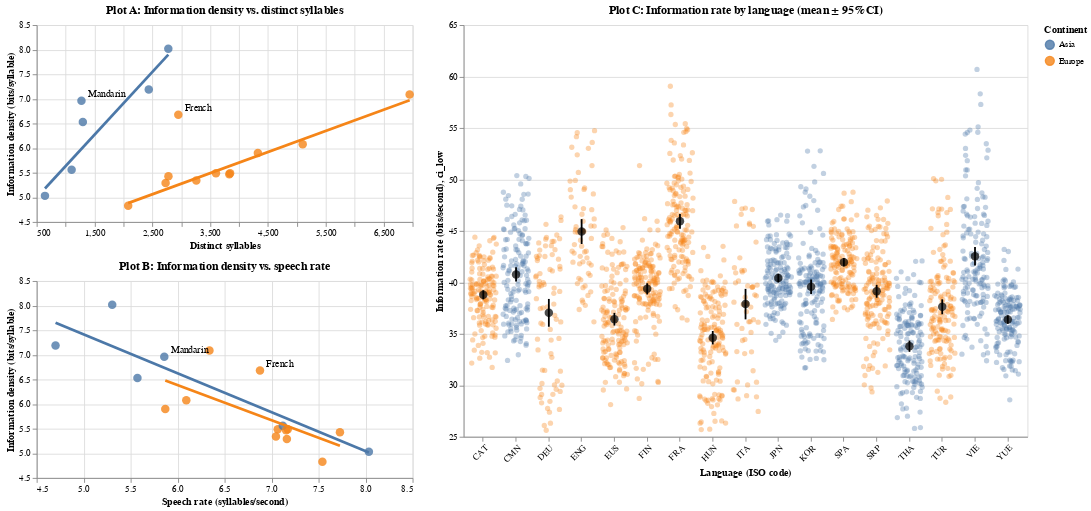

Source (notebook cell):
### Markdown cell above
<div class="alert alert-info" style="color:black">

### Question 5
rubric={accuracy:1,viz:2}
    
    
<h4>Python</h4>
<ol type="1">
<li>Assign each of your previous three plots to a variable name (you don’t have to repeat the code down here, you can assign it in the original cell, just make sure you are still outputting the variable at the end of those cells so that the plots still are displayed after each cell).</li>
<li>Arrange the three plots into a layout with the two scatter plots in a column to the left and mean + CI plot to the right. The overall layout should look even, so make the scatterplots about half the height and two thirds of the width of the mean + CI plot.</li>
<li>Set proper titles where you judge it is needed. Show that you know the proper command to save this as a png file on your local computer.</li>
</ol>
    
</div>

### Code cell
# YOUR ANSWER GOES HERE
#plot A:
plot_a = (colored + trend + labels).properties(
    title="Plot A: Information density vs. distinct syllables",
    width=420,
    height=220
)
plot_a

#plot B
plot_b = (base2 + trend2 + labels2).properties(
    title="Plot B: Information density vs. speech rate",
    width=420,
    height=220
)
plot_b


#plot C:
plot_c = (points + ci_bars + mean_points).properties(
    title="Plot C: Information rate by language (mean ± 95% CI)",
    width=630,
    height=460
)
plot_c

layout = alt.hconcat(
    alt.vconcat(plot_a, plot_b, spacing=10),
    plot_c,
    spacing=20
).resolve_scale(color="shared")  # optional: keep same color legend mapping

layout

#save the graph
layout.save("lab4_plots.png", scale_factor=2)

### Figure 1 — Vega-Lite specification as saved in the notebook (floating-point values rounded to 4 significant figures; data arrays with more than 128 entries replaced by an {"elided": "..."} marker saying what was removed)
{"config": {"view": {"continuousWidth": 300, "continuousHeight": 300}}, "hconcat": [{"vconcat": [{"layer": [{"data": {"name": "data-ab96b737ee5066aa485a2988ea87e093"}, "mark": {"type": "circle", "opacity": 0.8, "size": 90}, "encoding": {"color": {"field": "continent", "title": "Continent", "type": "nominal"}, "tooltip": [{"field": "language", "type": "nominal"}, {"field": "iso_lang", "type": "nominal"}, {"field": "continent", "type": "nominal"}, {"field": "distinct_syllables", "type": "quantitative"}, {"field": "information_density", "type": "quantitative"}], "x": {"field": "distinct_syllables", "scale": {"zero": false}, "title": "Distinct syllables", "type": "quantitative"}, "y": {"field": "information_density", "scale": {"zero": false}, "title": "Information density (bits/syllable)", "type": "quantitative"}}}, {"data": {"name": "data-33919f7344d531acc98090ecbf478117"}, "mark": {"type": "line", "size": 3}, "encoding": {"color": {"field": "continent", "type": "nominal"}, "x": {"field": "distinct_syllables", "scale": {"zero": false}, "type": "quantitative"}, "y": {"field": "information_density", "scale": {"zero": false}, "type": "quantitative"}}, "transform": [{"filter": "(!datum.is_outlier)"}, {"on": "distinct_syllables", "regression": "information_density", "groupby": ["continent"], "method": "linear"}]}, {"data": {"name": "data-13ca013057951dac7e4050fa664f87e9"}, "mark": {"type": "text", "align": "left", "dx": 7, "dy": -7}, "encoding": {"color": {"value": "black"}, "text": {"field": "language", "type": "nominal"}, "x": {"field": "distinct_syllables", "scale": {"zero": false}, "type": "quantitative"}, "y": {"field": "information_density", "scale": {"zero": false}, "type": "quantitative"}}}], "height": 220, "title": "Plot A: Information density vs. distinct syllables", "width": 420}, {"layer": [{"data": {"name": "data-0e93b44f1fcee4704f124f06d1d2adec"}, "mark": {"type": "circle", "opacity": 0.8, "size": 90}, "encoding": {"color": {"field": "continent", "title": "Continent", "type": "nominal"}, "tooltip": [{"field": "language", "type": "nominal"}, {"field": "continent", "type": "nominal"}, {"field": "speech_rate", "type": "quantitative"}, {"field": "information_density", "type": "quantitative"}], "x": {"field": "speech_rate", "scale": {"zero": false}, "title": "Speech rate (syllables/second)", "type": "quantitative"}, "y": {"field": "information_density", "scale": {"zero": false}, "title": "Information density (bits/syllable)", "type": "quantitative"}}}, {"data": {"name": "data-0e93b44f1fcee4704f124f06d1d2adec"}, "mark": {"type": "line", "size": 3}, "encoding": {"color": {"field": "continent", "type": "nominal"}, "x": {"field": "speech_rate", "scale": {"zero": false}, "type": "quantitative"}, "y": {"field": "information_density", "scale": {"zero": false}, "type": "quantitative"}}, "transform": [{"on": "speech_rate", "regression": "information_density", "groupby": ["continent"], "method": "linear"}]}, {"data": {"name": "data-cb716b32398e7ab53b3514c1d4522a0e"}, "mark": {"type": "text", "align": "left", "color": "black", "dx": 7, "dy": -7}, "encoding": {"text": {"field": "language", "type": "nominal"}, "x": {"field": "speech_rate", "scale": {"zero": false}, "type": "quantitative"}, "y": {"field": "information_density", "scale": {"zero": false}, "type": "quantitative"}}}], "height": 220, "title": "Plot B: Information density vs. speech rate", "width": 420}], "spacing": 10}, {"layer": [{"mark": {"type": "circle", "opacity": 0.35, "size": 35}, "encoding": {"color": {"field": "continent", "title": "Continent", "type": "nominal"}, "tooltip": [{"field": "iso_lang", "type": "nominal"}, {"field": "continent", "type": "nominal"}, {"field": "information_rate", "type": "quantitative"}], "x": {"axis": {"labelAngle": -45}, "field": "iso_lang", "sort": {"field": "mean_info_rate", "order": "descending"}, "title": "Language (ISO code)", "type": "nominal"}, "xOffset": {"field": "jitter", "type": "quantitative"}, "y": {"field": "information_rate", "scale": {"zero": false}, "title": "Information rate (bits/second)", "type": "quantitative"}}, "transform": [{"joinaggregate": [{"op": "mean", "field": "information_rate", "as": "mean_info_rate"}], "groupby": ["iso_lang"]}, {"calculate": "(random()-0.5)*0.6", "as": "jitter"}]}, {"mark": {"type": "errorbar", "color": "black", "thickness": 2}, "encoding": {"x": {"axis": {"labelAngle": -45}, "field": "iso_lang", "sort": {"field": "mean", "order": "descending"}, "type": "nominal"}, "y": {"field": "ci_low", "type": "quantitative"}, "y2": {"field": "ci_high"}}, "transform": [{"aggregate": [{"op": "mean", "field": "information_rate", "as": "mean"}, {"op": "stdev", "field": "information_rate", "as": "sd"}, {"op": "count", "as": "n"}], "groupby": ["iso_lang", "continent"]}, {"calculate": "datum.sd / sqrt(datum.n)", "as": "se"}, {"calculate": "1.96 * datum.se", "as": "ci"}, {"calculate": "datum.mean - datum.ci", "as": "ci_low"}, {"calculate": "datum.mean + datum.ci", "as": "ci_high"}]}, {"mark": {"type": "point", "color": "black", "filled": true, "size": 90}, "encoding": {"x": {"axis": {"labelAngle": -45}, "field": "iso_lang", "sort": {"field": "mean", "order": "descending"}, "type": "nominal"}, "y": {"field": "mean", "type": "quantitative"}}, "transform": [{"aggregate": [{"op": "mean", "field": "information_rate", "as": "mean"}, {"op": "stdev", "field": "information_rate", "as": "sd"}, {"op": "count", "as": "n"}], "groupby": ["iso_lang", "continent"]}, {"calculate": "datum.sd / sqrt(datum.n)", "as": "se"}, {"calculate": "1.96 * datum.se", "as": "ci"}, {"calculate": "datum.mean - datum.ci", "as": "ci_low"}, {"calculate": "datum.mean + datum.ci", "as": "ci_high"}]}], "data": {"name": "data-f20cce0a8edba367166daa80036af4e4"}, "height": 460, "title": "Plot C: Information rate by language (mean ± 95% CI)", "width": 630}], "resolve": {"scale": {"color": "shared"}}, "spacing": 20, "$schema": "https://vega.github.io/schema/vega-lite/v6.1.0.json", "datasets": {"data-ab96b737ee5066aa485a2988ea87e093": [{"iso_lang": "CAT", "language": "Catalan", "information_density": 5.49, "distinct_syllables": 3600, "continent": "Europe"}, {"iso_lang": "CMN", "language": "Mandarin", "information_density": 6.96, "distinct_syllables": 1274, "continent": "Asia"}, {"iso_lang": "DEU", "language": "German", "information_density": 6.08, "distinct_syllables": 5100, "continent": "Europe"}, {"iso_lang": "ENG", "language": "English", "information_density": 7.09, "distinct_syllables": 6949, "continent": "Europe"}, {"iso_lang": "EUS", "language": "Basque", "information_density": 4.83, "distinct_syllables": 2082, "continent": "Europe"}, {"iso_lang": "FIN", "language": "Finnish", "information_density": 5.49, "distinct_syllables": 3844, "continent": "Europe"}, {"iso_lang": "FRA", "language": "French", "information_density": 6.68, "distinct_syllables": 2949, "continent": "Europe"}, {"iso_lang": "HUN", "language": "Hungarian", "information_density": 5.9, "distinct_syllables": 4325, "continent": "Europe"}, {"iso_lang": "ITA", "language": "Italian", "information_density": 5.29, "distinct_syllables": 2729, "continent": "Europe"}, {"iso_lang": "JPN", "language": "Japanese", "information_density": 5.03, "distinct_syllables": 643, "continent": "Asia"}, {"iso_lang": "KOR", "language": "Korean", "information_density": 5.56, "distinct_syllables": 1104, "continent": "Asia"}, {"iso_lang": "SPA", "language": "Spanish", "information_density": 5.43, "distinct_syllables": 2778, "continent": "Europe"}, {"iso_lang": "SRP", "language": "Serbian", "information_density": 5.47, "distinct_syllables": 3831, "continent": "Europe"}, {"iso_lang": "THA", "language": "Thai", "information_density": 7.19, "distinct_syllables": 2438, "continent": "Asia"}, {"iso_lang": "TUR", "language": "Turkish", "information_density": 5.34, "distinct_syllables": 3260, "continent": "Europe"}, {"iso_lang": "VIE", "language": "Vietnamese", "information_density": 8.02, "distinct_syllables": 2776, "continent": "Asia"}, {"iso_lang": "YUE", "language": "Cantonese", "information_density": 6.53, "distinct_syllables": 1298, "continent": "Asia"}], "data-33919f7344d531acc98090ecbf478117": [{"iso_lang": "CMN", "language": "Mandarin", "information_density": 6.96, "distinct_syllables": 1274, "continent": "Asia", "resid": 0.7849, "abs_resid": 0.7849, "is_outlier": true}, {"iso_lang": "JPN", "language": "Japanese", "information_density": 5.03, "distinct_syllables": 643, "continent": "Asia", "resid": -0.397, "abs_resid": 0.397, "is_outlier": false}, {"iso_lang": "KOR", "language": "Korean", "information_density": 5.56, "distinct_syllables": 1104, "continent": "Asia", "resid": -0.4135, "abs_resid": 0.4135, "is_outlier": false}, {"iso_lang": "THA", "language": "Thai", "information_density": 7.19, "distinct_syllables": 2438, "continent": "Asia", "resid": -0.3651, "abs_resid": 0.3651, "is_outlier": false}, {"iso_lang": "VIE", "language": "Vietnamese", "information_density": 8.02, "distinct_syllables": 2776, "continent": "Asia", "resid": 0.06416, "abs_resid": 0.06416, "is_outlier": false}, {"iso_lang": "YUE", "language": "Cantonese", "information_density": 6.53, "distinct_syllables": 1298, "continent": "Asia", "resid": 0.3265, "abs_resid": 0.3265, "is_outlier": false}, {"iso_lang": "CAT", "language": "Catalan", "information_density": 5.49, "distinct_syllables": 3600, "continent": "Europe", "resid": -0.1843, "abs_resid": 0.1843, "is_outlier": false}, {"iso_lang": "DEU", "language": "German", "information_density": 6.08, "distinct_syllables": 5100, "continent": "Europe", "resid": -0.1408, "abs_resid": 0.1408, "is_outlier": false}, {"iso_lang": "ENG", "language": "English", "information_density": 7.09, "distinct_syllables": 6949, "continent": "Europe", "resid": 0.1956, "abs_resid": 0.1956, "is_outlier": false}, {"iso_lang": "EUS", "language": "Basque", "information_density": 4.83, "distinct_syllables": 2082, "continent": "Europe", "resid": -0.2912, "abs_resid": 0.2912, "is_outlier": false}, {"iso_lang": "FIN", "language": "Finnish", "information_density": 5.49, "distinct_syllables": 3844, "continent": "Europe", "resid": -0.2732, "abs_resid": 0.2732, "is_outlier": false}, {"iso_lang": "FRA", "language": "French", "information_density": 6.68, "distinct_syllables": 2949, "continent": "Europe", "resid": 1.243, "abs_resid": 1.243, "is_outlier": true}, {"iso_lang": "HUN", "language": "Hungarian", "information_density": 5.9, "distinct_syllables": 4325, "continent": "Europe", "resid": -0.03842, "abs_resid": 0.03842, "is_outlier": false}, {"iso_lang": "ITA", "language": "Italian", "information_density": 5.29, "distinct_syllables": 2729, "continent": "Europe", "resid": -0.06694, "abs_resid": 0.06694, "is_outlier": false}, {"iso_lang": "SPA", "language": "Spanish", "information_density": 5.43, "distinct_syllables": 2778, "continent": "Europe", "resid": 0.05521, "abs_resid": 0.05521, "is_outlier": false}, {"iso_lang": "SRP", "language": "Serbian", "information_density": 5.47, "distinct_syllables": 3831, "continent": "Europe", "resid": -0.2884, "abs_resid": 0.2884, "is_outlier": false}, {"iso_lang": "TUR", "language": "Turkish", "information_density": 5.34, "distinct_syllables": 3260, "continent": "Europe", "resid": -0.2104, "abs_resid": 0.2104, "is_outlier": false}], "data-13ca013057951dac7e4050fa664f87e9": [{"iso_lang": "CMN", "language": "Mandarin", "information_density": 6.96, "distinct_syllables": 1274, "continent": "Asia", "resid": 0.7849, "abs_resid": 0.7849}, {"iso_lang": "FRA", "language": "French", "information_density": 6.68, "distinct_syllables": 2949, "continent": "Europe", "resid": 1.243, "abs_resid": 1.243}], "data-0e93b44f1fcee4704f124f06d1d2adec": [{"iso_lang": "CAT", "language": "Catalan", "information_density": 5.49, "distinct_syllables": 3600, "continent": "Europe", "speech_rate": 7.065}, {"iso_lang": "CMN", "language": "Mandarin", "information_density": 6.96, "distinct_syllables": 1274, "continent": "Asia", "speech_rate": 5.858}, {"iso_lang": "DEU", "language": "German", "information_density": 6.08, "distinct_syllables": 5100, "continent": "Europe", "speech_rate": 6.092}, {"iso_lang": "ENG", "language": "English", "information_density": 7.09, "distinct_syllables": 6949, "continent": "Europe", "speech_rate": 6.338}, {"iso_lang": "EUS", "language": "Basque", "information_density": 4.83, "distinct_syllables": 2082, "continent": "Europe", "speech_rate": 7.54}, {"iso_lang": "FIN", "language": "Finnish", "information_density": 5.49, "distinct_syllables": 3844, "continent": "Europe", "speech_rate": 7.171}, {"iso_lang": "FRA", "language": "French", "information_density": 6.68, "distinct_syllables": 2949, "continent": "Europe", "speech_rate": 6.876}, {"iso_lang": "HUN", "language": "Hungarian", "information_density": 5.9, "distinct_syllables": 4325, "continent": "Europe", "speech_rate": 5.868}, {"iso_lang": "ITA", "language": "Italian", "information_density": 5.29, "distinct_syllables": 2729, "continent": "Europe", "speech_rate": 7.162}, {"iso_lang": "JPN", "language": "Japanese", "information_density": 5.03, "distinct_syllables": 643, "continent": "Asia", "speech_rate": 8.035}, {"iso_lang": "KOR", "language": "Korean", "information_density": 5.56, "distinct_syllables": 1104, "continent": "Asia", "speech_rate": 7.119}, {"iso_lang": "SPA", "language": "Spanish", "information_density": 5.43, "distinct_syllables": 2778, "continent": "Europe", "speech_rate": 7.727}, {"iso_lang": "SRP", "language": "Serbian", "information_density": 5.47, "distinct_syllables": 3831, "continent": "Europe", "speech_rate": 7.154}, {"iso_lang": "THA", "language": "Thai", "information_density": 7.19, "distinct_syllables": 2438, "continent": "Asia", "speech_rate": 4.701}, {"iso_lang": "TUR", "language": "Turkish", "information_density": 5.34, "distinct_syllables": 3260, "continent": "Europe", "speech_rate": 7.046}, {"iso_lang": "VIE", "language": "Vietnamese", "information_density": 8.02, "distinct_syllables": 2776, "continent": "Asia", "speech_rate": 5.304}, {"iso_lang": "YUE", "language": "Cantonese", "information_density": 6.53, "distinct_syllables": 1298, "continent": "Asia", "speech_rate": 5.572}], "data-cb716b32398e7ab53b3514c1d4522a0e": [{"iso_lang": "CMN", "language": "Mandarin", "information_density": 6.96, "distinct_syllables": 1274, "continent": "Asia", "speech_rate": 5.858}, {"iso_lang": "FRA", "language": "French", "information_density": 6.68, "distinct_syllables": 2949, "continent": "Europe", "speech_rate": 6.876}], "data-f20cce0a8edba367166daa80036af4e4": {"elided": "2288 records"}}}
